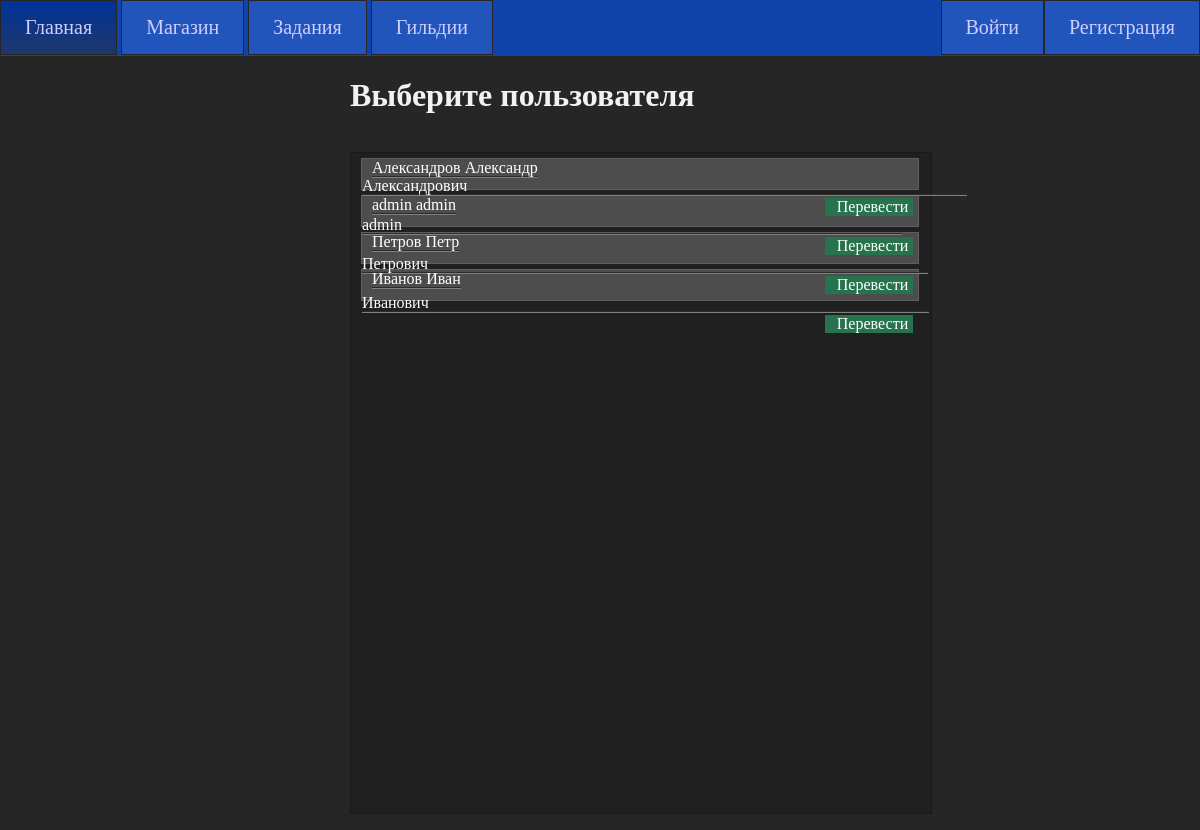
The app's page /choose_donation/31 with its own data.
### vtb/models.py (models this page shows, shortened)
class Users(models.Model):
    user = models.ForeignKey(User, on_delete=models.PROTECT, null=True)
    firstname = models.CharField(max_length=64)
    name = models.CharField(max_length=64)
    lastname = models.CharField(max_length=64)
    role = models.ForeignKey('Roles', on_delete=models.PROTECT, null=True)
    privateKey = models.CharField(max_length=128, null=True)
    publicKey = models.CharField(max_length=128, null=True)
    class Meta:
        verbose_name = 'Пользователи'
        verbose_name_plural = 'Пользователи'

### vtb/views.py (the view)
# urls.py: path('choose_donation/<int:user_id>', donate_to_users, name='choose_donation'),
def donate_to_users(request, user_id):
    users = Users.objects.filter(~Q(id=user_id))
    return render(request, 'vtb/donate_to_users.html', {'menu': menu, 'users': users, 'from_id': user_id})

### vtb/templates/vtb/donate_to_users.html
{% extends 'vtb/base.html' %}
{% block content %}
<h1 id="donate_h1">Выберите пользователя</h1>
<ul class="donate_to_user">
{% for u in users %}
<li class="user_block">
<a class="user_name">{{u.firstname}} {{u.name}} {{u.lastname}}</a>
<div class="btn"><a href="{% url 'donate' from_id u.id%}">Перевести</a></div>
</li>
{% endfor %}
</ul>
{% endblock %}

### vtb/static/vtb/css/style.css (style rules this page uses)
* { font-family: Calibri; }
body { margin: 0px; background: no-repeat; background-color: #262626; }
h1,h2,h3 { color: #f2f2f2; }
a { font-family: "Calibri"; text-decoration: none; color: white; }
ul { list-style: none; }
#donate_h1 { margin-left: 350px; }
ul.donate_to_user { background-color: #202020; border: 1px solid #191919; position: center; width: 45%; height: 20%; float: left; padding-bottom: 480px; margin-left: 350px; }
ul.donate_to_user li { background-color: #4d4d4d; margin: 5px 0px 5px -30px; width: 103%; height: 30px; border: 1px solid #5f5f5f; }
ul.donate_to_user a { margin-left: 10px; }
a.user_name { border-bottom: 2px groove #808080; padding-right: 500px; }
div.btn { float:right; margin-right: 5px; margin-top: 3px; background-color: #26734d; }
div.btn a { padding: 1px 5px 3px 2px; }

### records on screen
Users: firstname "Александров", name "Александр", lastname "Александрович"
Users: firstname "admin", name "admin", lastname "admin"
Users: firstname "Петров", name "Петр", lastname "Петрович"
Users: firstname "Иванов", name "Иван", lastname "Иванович"

### other values on screen
{{ m.title }} "Главная" "Магазин" "Задания" "Гильдии"
